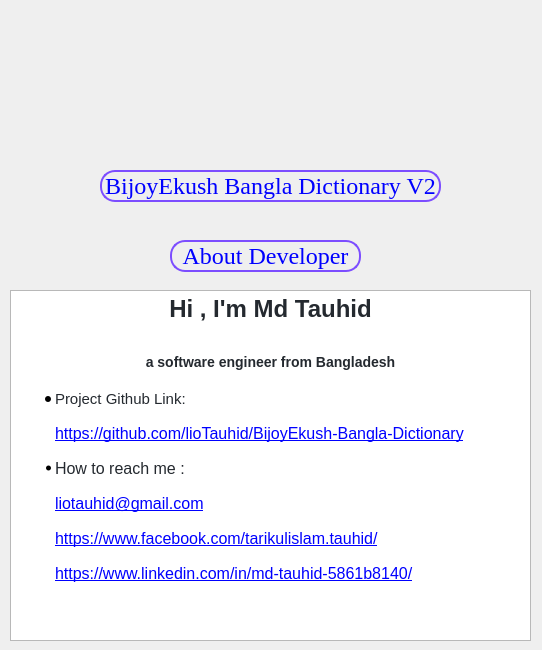
<?xml version="1.0" encoding="UTF-8"?>
<ui version="4.0">
 <class>AboutDialog</class>
 <widget class="QDialog" name="AboutDialog">
  <property name="geometry">
   <rect>
    <x>0</x>
    <y>0</y>
    <width>542</width>
    <height>650</height>
   </rect>
  </property>
  <property name="sizePolicy">
   <sizepolicy hsizetype="Fixed" vsizetype="Fixed">
    <horstretch>0</horstretch>
    <verstretch>0</verstretch>
   </sizepolicy>
  </property>
  <property name="minimumSize">
   <size>
    <width>542</width>
    <height>650</height>
   </size>
  </property>
  <property name="maximumSize">
   <size>
    <width>542</width>
    <height>650</height>
   </size>
  </property>
  <property name="windowTitle">
   <string>About</string>
  </property>
  <property name="windowIcon">
   <iconset resource="icons.qrc">
    <normaloff>:/logo.ico</normaloff>:/logo.ico</iconset>
  </property>
  <property name="autoFillBackground">
   <bool>false</bool>
  </property>
  <property name="sizeGripEnabled">
   <bool>false</bool>
  </property>
  <property name="modal">
   <bool>false</bool>
  </property>
  <widget class="QLabel" name="label_2">
   <property name="geometry">
    <rect>
     <x>100</x>
     <y>170</y>
     <width>341</width>
     <height>32</height>
    </rect>
   </property>
   <property name="font">
    <font>
     <family>Times New Roman</family>
     <pointsize>18</pointsize>
     <italic>false</italic>
    </font>
   </property>
   <property name="styleSheet">
    <string notr="true">color:#0000ff;

border: 2px solid #7C4DFF;
border-radius: 15px;
padding: 0px;
background: qradialgradient(cx: 0.3, cy: -0.4,
fx: 0.3, fy: -0.4,
radius: 1.35, stop: 0 #fff, stop: 1 #e7e7e7);
</string>
   </property>
   <property name="text">
    <string>BijoyEkush Bangla Dictionary V2</string>
   </property>
   <property name="alignment">
    <set>Qt::AlignCenter</set>
   </property>
  </widget>
  <widget class="QLabel" name="label_3">
   <property name="geometry">
    <rect>
     <x>170</x>
     <y>240</y>
     <width>191</width>
     <height>32</height>
    </rect>
   </property>
   <property name="font">
    <font>
     <family>Times New Roman</family>
     <pointsize>18</pointsize>
     <italic>false</italic>
    </font>
   </property>
   <property name="styleSheet">
    <string notr="true">color:#0000ff;

border: 2px solid #7C4DFF;
border-radius: 15px;
padding: 0px;
background: qradialgradient(cx: 0.3, cy: -0.4,
fx: 0.3, fy: -0.4,
radius: 1.35, stop: 0 #fff, stop: 1 #e7e7e7);
</string>
   </property>
   <property name="text">
    <string>About Developer</string>
   </property>
   <property name="alignment">
    <set>Qt::AlignCenter</set>
   </property>
  </widget>
  <widget class="QTextBrowser" name="textBrowser">
   <property name="geometry">
    <rect>
     <x>10</x>
     <y>290</y>
     <width>521</width>
     <height>351</height>
    </rect>
   </property>
   <property name="html">
    <string>&lt;!DOCTYPE HTML PUBLIC &quot;-//W3C//DTD HTML 4.0//EN&quot; &quot;http://www.w3.org/TR/REC-html40/strict.dtd&quot;&gt;
&lt;html&gt;&lt;head&gt;&lt;meta name=&quot;qrichtext&quot; content=&quot;1&quot; /&gt;&lt;style type=&quot;text/css&quot;&gt;
p, li { white-space: pre-wrap; }
&lt;/style&gt;&lt;/head&gt;&lt;body style=&quot; font-family:'Ubuntu'; font-size:11pt; font-weight:400; font-style:normal;&quot;&gt;
&lt;h1 align=&quot;center&quot; style=&quot; margin-top:0px; margin-bottom:16px; margin-left:0px; margin-right:0px; -qt-block-indent:0; text-indent:0px; line-height:125%; background-color:#ffffff;&quot;&gt;&lt;span style=&quot; font-family:'-apple-system','BlinkMacSystemFont','Segoe UI','Helvetica','Arial','sans-serif','Apple Color Emoji','Segoe UI Emoji'; font-size:xx-large; font-weight:600; color:#24292f; background-color:#ffffff;&quot;&gt;Hi&lt;/span&gt;&lt;span style=&quot; font-family:'-apple-system','BlinkMacSystemFont','Segoe UI','Helvetica','Arial','sans-serif','Apple Color Emoji','Segoe UI Emoji'; font-size:xx-large; font-weight:600; color:#24292f;&quot;&gt; , I'm Md Tauhid&lt;/span&gt;&lt;/h1&gt;
&lt;h3 align=&quot;center&quot; style=&quot; margin-top:24px; margin-bottom:16px; margin-left:0px; margin-right:0px; -qt-block-indent:0; text-indent:0px; line-height:125%; background-color:#ffffff;&quot;&gt;&lt;span style=&quot; font-family:'-apple-system','BlinkMacSystemFont','Segoe UI','Helvetica','Arial','sans-serif','Apple Color Emoji','Segoe UI Emoji'; font-size:large; font-weight:600; color:#24292f;&quot;&gt;a software engineer from Bangladesh&lt;/span&gt;&lt;/h3&gt;
&lt;ul style=&quot;margin-top: 0px; margin-bottom: 0px; margin-left: 0px; margin-right: 0px; -qt-list-indent: 1;&quot;&gt;&lt;li style=&quot; font-family:'-apple-system','BlinkMacSystemFont','Segoe UI','Helvetica','Arial','sans-serif','Apple Color Emoji','Segoe UI Emoji'; font-size:12pt; font-weight:600; color:#24292f;&quot; style=&quot; margin-top:16px; margin-bottom:16px; margin-left:0px; margin-right:0px; -qt-block-indent:0; text-indent:0px;&quot;&gt;&lt;span style=&quot; font-size:11pt; font-weight:400;&quot;&gt;Project Github Link: &lt;/span&gt;&lt;/li&gt;&lt;/ul&gt;
&lt;p style=&quot; margin-top:16px; margin-bottom:16px; margin-left:0px; margin-right:0px; -qt-block-indent:1; text-indent:0px;&quot;&gt;&lt;span style=&quot; font-family:'-apple-system','BlinkMacSystemFont','Segoe UI','Helvetica','Arial','sans-serif','Apple Color Emoji','Segoe UI Emoji'; font-size:16px; text-decoration: underline; color:#0000ff;&quot;&gt;https://github.com/lioTauhid/BijoyEkush-Bangla-Dictionary&lt;/span&gt;&lt;/p&gt;
&lt;ul style=&quot;margin-top: 0px; margin-bottom: 0px; margin-left: 0px; margin-right: 0px; -qt-list-indent: 1;&quot;&gt;&lt;li style=&quot; font-family:'-apple-system','BlinkMacSystemFont','Segoe UI','Helvetica','Arial','sans-serif','Apple Color Emoji','Segoe UI Emoji'; color:#24292f;&quot; style=&quot; margin-top:16px; margin-bottom:16px; margin-left:0px; margin-right:0px; -qt-block-indent:0; text-indent:0px;&quot;&gt;&lt;span style=&quot; font-size:16px;&quot;&gt;How to reach me :&lt;/span&gt;&lt;/li&gt;&lt;/ul&gt;
&lt;p style=&quot; margin-top:16px; margin-bottom:16px; margin-left:0px; margin-right:0px; -qt-block-indent:1; text-indent:0px;&quot;&gt;&lt;span style=&quot; font-family:'-apple-system','BlinkMacSystemFont','Segoe UI','Helvetica','Arial','sans-serif','Apple Color Emoji','Segoe UI Emoji'; font-size:16px; text-decoration: underline; color:#0000ff;&quot;&gt;liotauhid@gmail.com&lt;/span&gt;&lt;/p&gt;
&lt;p style=&quot; margin-top:16px; margin-bottom:16px; margin-left:0px; margin-right:0px; -qt-block-indent:1; text-indent:0px;&quot;&gt;&lt;span style=&quot; font-family:'-apple-system','BlinkMacSystemFont','Segoe UI','Helvetica','Arial','sans-serif','Apple Color Emoji','Segoe UI Emoji'; font-size:16px; text-decoration: underline; color:#0000ff;&quot;&gt;https://www.facebook.com/tarikulislam.tauhid/&lt;/span&gt;&lt;/p&gt;
&lt;p style=&quot; margin-top:16px; margin-bottom:16px; margin-left:0px; margin-right:0px; -qt-block-indent:1; text-indent:0px;&quot;&gt;&lt;span style=&quot; font-family:'-apple-system','BlinkMacSystemFont','Segoe UI','Helvetica','Arial','sans-serif','Apple Color Emoji','Segoe UI Emoji'; font-size:16px; text-decoration: underline; color:#0000ff;&quot;&gt;https://www.linkedin.com/in/md-tauhid-5861b8140/&lt;/span&gt;&lt;/p&gt;&lt;/body&gt;&lt;/html&gt;</string>
   </property>
  </widget>
  <widget class="QLabel" name="label_5">
   <property name="geometry">
    <rect>
     <x>190</x>
     <y>10</y>
     <width>150</width>
     <height>150</height>
    </rect>
   </property>
   <property name="sizePolicy">
    <sizepolicy hsizetype="Fixed" vsizetype="Fixed">
     <horstretch>0</horstretch>
     <verstretch>0</verstretch>
    </sizepolicy>
   </property>
   <property name="minimumSize">
    <size>
     <width>150</width>
     <height>150</height>
    </size>
   </property>
   <property name="maximumSize">
    <size>
     <width>0</width>
     <height>0</height>
    </size>
   </property>
   <property name="autoFillBackground">
    <bool>false</bool>
   </property>
   <property name="frameShape">
    <enum>QFrame::NoFrame</enum>
   </property>
   <property name="frameShadow">
    <enum>QFrame::Plain</enum>
   </property>
   <property name="lineWidth">
    <number>2</number>
   </property>
   <property name="midLineWidth">
    <number>0</number>
   </property>
   <property name="text">
    <string/>
   </property>
   <property name="textFormat">
    <enum>Qt::AutoText</enum>
   </property>
   <property name="pixmap">
    <pixmap resource="icons.qrc">:/logo.ico</pixmap>
   </property>
   <property name="scaledContents">
    <bool>true</bool>
   </property>
   <property name="alignment">
    <set>Qt::AlignRight|Qt::AlignTrailing|Qt::AlignVCenter</set>
   </property>
   <property name="wordWrap">
    <bool>false</bool>
   </property>
   <property name="openExternalLinks">
    <bool>false</bool>
   </property>
  </widget>
 </widget>
 <resources>
  <include location="icons.qrc"/>
 </resources>
 <connections/>
</ui>
